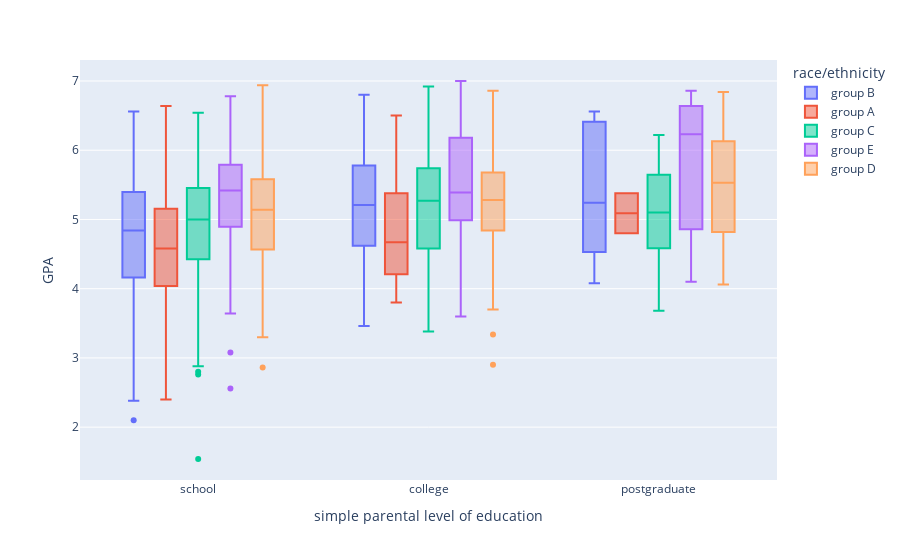

Source (notebook cell):
### Markdown cell above
## Visualizaciones [0.5 Puntos]

Ahora, implemente un gráfico de caja en donde se muestre el GPA con respecto al nivel educacional y que la variable de color sea la etnicidad y luego comente.

### Code cell
px.box(
    df_grades[["GPA", "race/ethnicity", "simple parental level of education"]],
    x="simple parental level of education",
    y="GPA",
    color="race/ethnicity",
)

### Figure 1 — Plotly figure (JSON) as saved in the notebook; plotly's stock layout.template omitted (floating-point values rounded to 4 significant figures; data arrays with more than 128 entries replaced by an {"elided": "..."} marker saying what was removed)
{"data": [{"alignmentgroup": "True", "hovertemplate": "race/ethnicity=group B<br>simple parental level of education=%{x}<br>GPA=%{y}<extra></extra>", "legendgroup": "group B", "marker": {"color": "#636efa"}, "name": "group B", "notched": false, "offsetgroup": "group B", "orientation": "v", "showlegend": true, "type": "box", "x": {"elided": "166 str values"}, "x0": " ", "xaxis": "x", "y": {"elided": "166 float values"}, "y0": " ", "yaxis": "y"}, {"alignmentgroup": "True", "hovertemplate": "race/ethnicity=group A<br>simple parental level of education=%{x}<br>GPA=%{y}<extra></extra>", "legendgroup": "group A", "marker": {"color": "#EF553B"}, "name": "group A", "notched": false, "offsetgroup": "group A", "orientation": "v", "showlegend": true, "type": "box", "x": ["college", "school", "college", "college", "college", "college", "college", "school", "school", "school", "college", "school", "college", "postgraduate", "school", "school", "college", "school", "school", "college", "school", "school", "school", "school", "school", "school", "postgraduate", "school", "college", "school", "school", "school", "school", "school", "college", "college", "college", "college", "school", "school", "school", "school", "school", "college", "school", "school", "school", "college", "school", "school", "school", "school", "college", "school", "college", "school", "school", "school", "college", "school", "school", "school", "school", "school", "school", "college", "school", "school", "school", "college", "school", "college", "school", "school", "college", "school", "school"], "x0": " ", "xaxis": "x", "y": [5.78, 3.46, 4.7, 5.02, 4.84, 3.96, 4.36, 4.96, 3.78, 4.84, 4.98, 4.26, 5.18, 4.8, 4.28, 4.24, 4.64, 4.68, 4.32, 4, 5.08, 2.4, 4.02, 5.38, 4.1, 4.68, 5.38, 6.64, 4.56, 4.12, 3.94, 4.1, 5.4, 6, 6.16, 4.08, 6.5, 5.52, 4.58, 5.08, 3.68, 3.88, 5.02, 3.8, 4.76, 3.36, 5.18, 4.54, 3.24, 6.34, 4.14, 5.66, 6.36, 5.72, 4.02, 5.62, 3.68, 3.48, 5.86, 3.6, 4.5, 5.68, 3.82, 5.08, 5.48, 5.24, 5.7, 4.38, 4.56, 4.34, 4.9, 4.64, 5.02, 4.66, 3.96, 4.54, 5.48], "y0": " ", "yaxis": "y"}, {"alignmentgroup": "True", "hovertemplate": "race/ethnicity=group C<br>simple parental level of education=%{x}<br>GPA=%{y}<extra></extra>", "legendgroup": "group C", "marker": {"color": "#00cc96"}, "name": "group C", "notched": false, "offsetgroup": "group C", "orientation": "v", "showlegend": true, "type": "box", "x": {"elided": "272 str values"}, "x0": " ", "xaxis": "x", "y": {"elided": "272 float values"}, "y0": " ", "yaxis": "y"}, {"alignmentgroup": "True", "hovertemplate": "race/ethnicity=group E<br>simple parental level of education=%{x}<br>GPA=%{y}<extra></extra>", "legendgroup": "group E", "marker": {"color": "#ab63fa"}, "name": "group E", "notched": false, "offsetgroup": "group E", "orientation": "v", "showlegend": true, "type": "box", "x": ["school", "school", "college", "college", "school", "school", "school", "college", "school", "college", "school", "school", "school", "school", "school", "college", "college", "postgraduate", "school", "school", "school", "school", "college", "college", "school", "school", "school", "postgraduate", "school", "school", "college", "school", "college", "school", "school", "college", "school", "college", "college", "college", "school", "college", "school", "school", "college", "college", "college", "college", "college", "school", "school", "college", "college", "college", "school", "college", "college", "college", "school", "school", "school", "school", "school", "school", "school", "college", "college", "college", "college", "school", "college", "college", "school", "school", "college", "school", "college", "school", "school", "school", "school", "college", "school", "college", "postgraduate", "college", "college", "school", "college", "school", "postgraduate", "college", "school", "college", "college", "school", "school", "school", "college", "school", "school", "school", "college", "college", "school", "college", "school", "school", "college", "postgraduate", "college", "school", "school", "postgraduate", "college", "college", "college", "college", "school", "school", "school"], "x0": " ", "xaxis": "x", "y": [5.64, 5.76, 5.54, 6.14, 5.96, 5.1, 6.14, 6.24, 5.42, 6.34, 5.1, 6.2, 5.36, 6.32, 5.1, 5.22, 5.92, 6.86, 5.52, 4.06, 6, 4.88, 5.2, 5.84, 4.74, 4.52, 4.36, 4.1, 3.64, 4.5, 4.98, 6.64, 5.14, 5.4, 5.56, 5.82, 5.84, 6.22, 6.22, 7, 4.88, 5, 5.52, 5.38, 4.2, 6.42, 4.82, 6.98, 5.88, 5.56, 5.72, 6.86, 5.34, 3.6, 5.82, 5.5, 5.7, 6.06, 2.56, 5.62, 4.04, 5.6, 5.72, 6.32, 5.68, 5, 7, 5.26, 6.76, 4.02, 4.86, 6.24, 6, 4.94, 4.62, 5.26, 5.48, 5.54, 5.08, 5.2, 4.66, 5.12, 6.3, 3.66, 6.18, 3.76, 5.28, 5.36, 4.42, 5.34, 6.64, 5.08, 6.78, 5.78, 6.52, 5.46, 5.52, 5.8, 4.8, 5.74, 4.44, 3.08, 5.08, 5.22, 5.9, 5.74, 4.98, 5.34, 4.96, 6.28, 4.44, 6.18, 5.94, 4.86, 5.44, 7, 4.12, 5.26, 4.62, 4.34, 5.2], "y0": " ", "yaxis": "y"}, {"alignmentgroup": "True", "hovertemplate": "race/ethnicity=group D<br>simple parental level of education=%{x}<br>GPA=%{y}<extra></extra>", "legendgroup": "group D", "marker": {"color": "#FFA15A"}, "name": "group D", "notched": false, "offsetgroup": "group D", "orientation": "v", "showlegend": true, "type": "box", "x": {"elided": "239 str values"}, "x0": " ", "xaxis": "x", "y": {"elided": "239 float values"}, "y0": " ", "yaxis": "y"}], "layout": {"boxmode": "group", "legend": {"title": {"text": "race/ethnicity"}, "tracegroupgap": 0}, "margin": {"t": 60}, "xaxis": {"anchor": "y", "domain": [0, 1], "title": {"text": "simple parental level of education"}}, "yaxis": {"anchor": "x", "domain": [0, 1], "title": {"text": "GPA"}}}}
